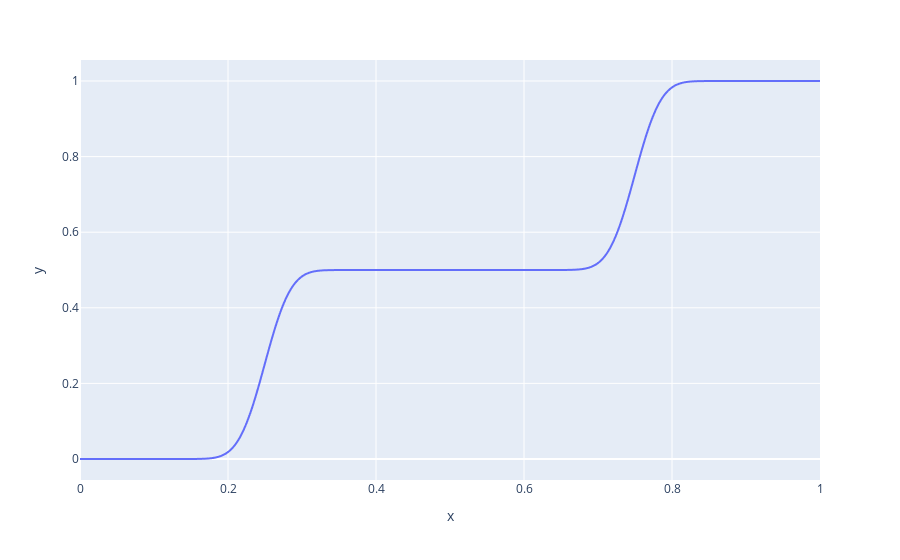

Source (notebook cell):
### Code cell
px.line(x=ressource, y=performance)

### Figure 1 — Plotly figure (JSON) as saved in the notebook; plotly's stock layout.template omitted (floating-point values rounded to 4 significant figures; data arrays with more than 128 entries replaced by an {"elided": "..."} marker saying what was removed)
{"data": [{"hovertemplate": "x=%{x}<br>y=%{y}<extra></extra>", "legendgroup": "", "line": {"color": "#636efa", "dash": "solid"}, "marker": {"symbol": "circle"}, "mode": "lines", "name": "", "showlegend": false, "type": "scattergl", "x": {"elided": "1024 float values"}, "xaxis": "x", "y": {"elided": "1024 float values"}, "yaxis": "y"}], "layout": {"autosize": true, "legend": {"tracegroupgap": 0}, "margin": {"t": 60}, "xaxis": {"anchor": "y", "autorange": true, "domain": [0, 1], "range": [0, 1], "title": {"text": "x"}, "type": "linear"}, "yaxis": {"anchor": "x", "autorange": true, "domain": [0, 1], "range": [-0.05556, 1.056], "title": {"text": "y"}, "type": "linear"}}}
